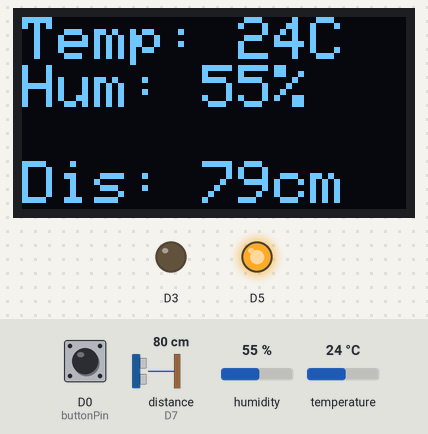
Simulated run of this sketch. Board: ESP8266 (NodeMCU). On the bench: 128×64 one-colour display, output pins drawn as LEDs (lit = HIGH). Wiring (inferred from the names in the program): ultrasonic range finder: trigger D6; echo D7. Inputs (shaded band) come from the test bench; at power-on: humidity 55 %, distance to the obstacle (sensor on D7) 80 cm, D0 (buttonPin) HIGH, temperature 24 °C. The echo pulse lasts 58.3 µs per cm; WiFi joins after 1.5 s; servers stay silent unless stated; no MQTT or app messages arrive unless stated; pins used as bus, display or sensor lines are not drawn; what the sketch prints to the serial monitor is not drawn.

Above: at 2.7 s.
2.8 s: humidity set to 58 %
At 3.9 s:
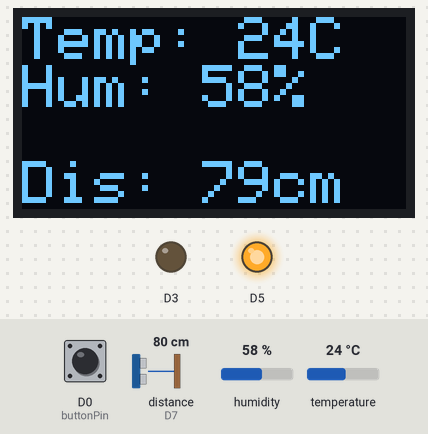
4.7 s: humidity set to 62 %
At 5.2 s:
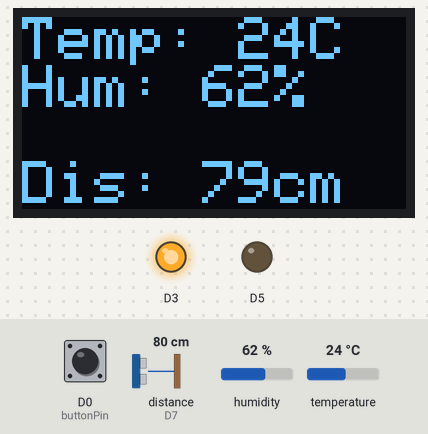
6.3 s: distance to the obstacle (sensor on D7) set to 2 cm
At 7.4 s:
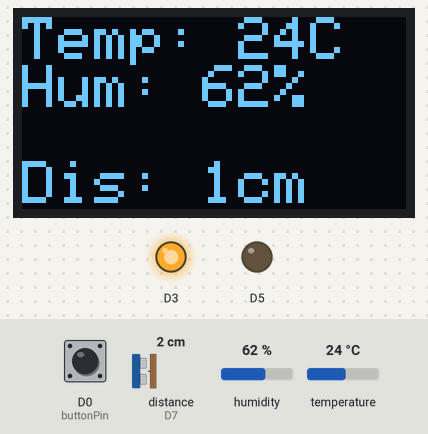
7.9 s: D0 (buttonPin) pulled LOW for 0.15 s
At 8.6 s:
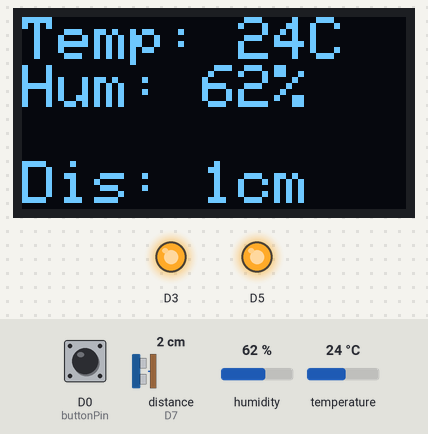
10.3 s: temperature set to 12 °C
At 11.6 s:
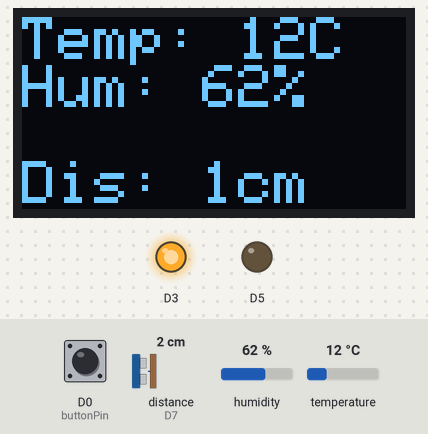
11.9 s: distance to the obstacle (sensor on D7) set to 4 cm
At 12.9 s:
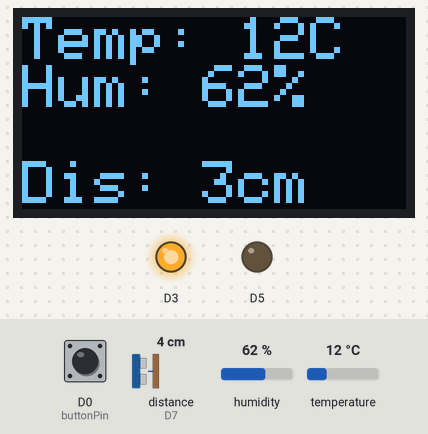
Timing chart, 0 to 14.5 s (numbered marks = the images above; inputs shaded):
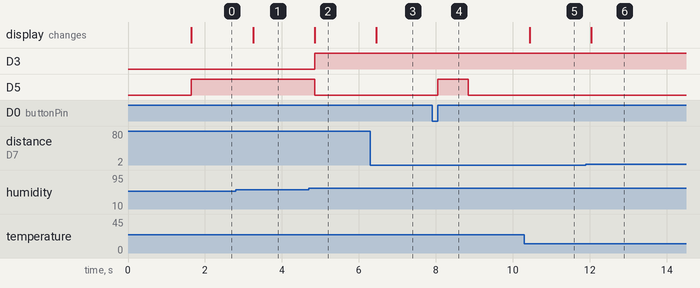

The sketch:

SHUOKE-02.ino
```cpp
#include <PubSubClient.h>
#include <ESP8266WiFi.h>
#include <Adafruit_SSD1306.h>
#include <splash.h>
#include <dht11.h>

const int trigPin = D6;
const int echoPin = D7;

const char* ssid = "CX";
const char* password = "8888899999";

const char* mqttServer = "mqtt.sszx.tech";
const int mqttPort = 1883;
const char* mqttUser = "xm6z";
const char* mqttPassword = "05678537";

WiFiClient espClient;
PubSubClient client(espClient);

dht11 DHT11;
#define DHT11PIN 2
#define SCREEN_WIDTH 128
#define SCREEN_HEIGHT 64
Adafruit_SSD1306 display(SCREEN_WIDTH, SCREEN_HEIGHT, &Wire, -1);

unsigned long previousMillis = 0;
const long interval = 800; // 发送数据的间隔
unsigned long mistStartTime = 0;
bool misting = false;
const unsigned long mistDuration = 5000; // 雾化器工作时间（毫秒）

#define buttonPin D0
// const int buttonPin = D0; // 定义按钮引脚
bool loopControl = true; // 定义工作状态变量，true为闭环控制，false为开环控制

void setup() {
  if(!display.begin(SSD1306_SWITCHCAPVCC, 0x3C)) {
    Serial.println(F("SSD1306 allocation failed"));
    for(;;);
  }
  display.clearDisplay();
  display.setTextSize(8);
  display.setTextColor(SSD1306_WHITE);
  display.setCursor(0,0);

  Serial.begin(115200);
  pinMode(D3, OUTPUT);
  digitalWrite(D3, LOW);
  pinMode(D5, OUTPUT);
  digitalWrite(D5, LOW);
  pinMode(trigPin, OUTPUT);
  pinMode(echoPin, INPUT);
  pinMode(buttonPin, INPUT_PULLUP); // 初始化按钮引脚，启用内部上拉电阻

  setup_wifi();
  client.setServer(mqttServer, mqttPort);
  client.setCallback(callback);
}

void loop() {
  if (!client.connected()) {
    reconnect();
  }
  client.loop();
  int button_state = digitalRead(buttonPin);
  unsigned long currentMillis = millis();
  if (currentMillis - previousMillis >= interval) {
    previousMillis = currentMillis;

    // 读取超声波距离
    int distance = measureDistance(trigPin, echoPin);

    // 读取DHT11传感器温湿度
    DHT11.read(DHT11PIN);
    float h = DHT11.humidity;
    float t = DHT11.temperature;

    Serial.println("\n");
    Serial.print("当前湿度 (%): ");
    Serial.println(h);

    Serial.print("当前温度 (℃): ");
    Serial.println(t);

    // 在OLED上显示数据
    display.clearDisplay();
    display.setCursor(0,0);
    display.setTextSize(2);
    display.print("Temp: ");
    display.print(int(t));
    display.print("C");
    display.println();
    display.print("Hum: ");
    display.print(int(h));
    display.print("%");
    display.println();
    display.println();
    display.print("Dis: ");
    display.print(distance);
    display.print("cm");
    display.display();

    // 发布数据到MQTT
    char payload[50];
    sprintf(payload, "{\"temperature\": %.2f, \"humidity\": %.2f, \"distance\": %d}", t, h, distance);
    client.publish("温湿度数据", payload);
    Serial.println("Data published");

    // 检查按钮状态，切换工作模式
    // if (digitalRead(buttonPin) == LOW) { // 再次检查确保按钮确实被按下
    //   loopControl = false; // 切换工作状态
    //   Serial.println("工作模式切换");
    // }else if(digitalRead(buttonPin) == HIGH){
    //   loopControl = true;
    // }

    // 根据工作状态执行不同的逻辑
    if (button_state == 1) {
      // 闭环控制逻辑
      if (h < 60) {
        digitalWrite(D5, HIGH); // 启动雾化器
        digitalWrite(D3, LOW);  // 关闭风扇
        Serial.println("湿度低于60%，启动加湿器");
      } else {
        digitalWrite(D5, LOW);  // 关闭雾化器
        digitalWrite(D3, HIGH); // 启动风扇
        Serial.println("湿度高于等于60%，关闭加湿器");
      }
    } else {
      // 开环控制逻辑
      if (distance < 7) {
        if (!misting) {
          misting = true;
          mistStartTime = currentMillis;
          digitalWrite(D5, HIGH); // 启动雾化器
          Serial.println("距离小于7cm，启动加湿器");
        }
      }
      if (misting && (currentMillis - mistStartTime >= mistDuration)) {
        misting = false;
        digitalWrite(D5, LOW); // 停止雾化器
        Serial.println("加湿器停止");
      }
    }
  }
}

// 超声波测距函数
int measureDistance(int trigPin, int echoPin) {
  digitalWrite(trigPin, LOW);
  delayMicroseconds(2);
  digitalWrite(trigPin, HIGH);
  delayMicroseconds(10);
  digitalWrite(trigPin, LOW);
  long duration = pulseIn(echoPin, HIGH);
  int distance = duration * 0.034 / 2; // 计算距离并取整
  return distance;
}

// 连接WiFi
void setup_wifi() {
  delay(10);
  Serial.println();
  Serial.print("Connecting to ");
  Serial.println(ssid);

  WiFi.begin(ssid, password);

  while (WiFi.status() != WL_CONNECTED) {
    delay(500);
    Serial.print(".");
  }

  Serial.println("");
  Serial.println("WiFi connected");
  Serial.println("IP address: ");
  Serial.println(WiFi.localIP());
}

// MQTT回调函数
void callback(char* topic, byte* payload, unsigned int length) {
  Serial.print("Message arrived [");
  Serial.print(topic);
  Serial.print("] ");
  for (int i = 0; i < length; i++) {
    Serial.print((char)payload[i]);
  }
  Serial.println();
}

// 重连MQTT
void reconnect() {
  while (!client.connected()) {
    Serial.print("Attempting MQTT connection...");
    if (client.connect("ESP8266Client", mqttUser, mqttPassword)) {
      Serial.println("connected");
      client.subscribe("温湿度/#");
    } else {
      Serial.print("failed, rc=");
      Serial.print(client.state());
      Serial.println(" try again in 5 seconds");
      delay(5000);
    }
  }
}
```

Measured:
- the behaviour switches between 59 and 60 % on humidity (found by bisection; images 1 and 2)
- after the input at 2.8 s, the display: changes after 0.45 s (image 1)
- after the input at 4.7 s, D3: LOW → HIGH after 0.15 s; D5: HIGH → LOW after 0.15 s; the display: changes after 0.15 s (image 2)
- after the input at 6.3 s, the display: changes after 0.14 s (image 3)
- after the input at 7.9 s, D5: LOW → HIGH after 0.14 s, → LOW 0.80 s later
- after the input at 10.3 s, the display: changes after 0.14 s (image 5)
- after the input at 11.9 s, the display: changes after 0.14 s (image 6)
